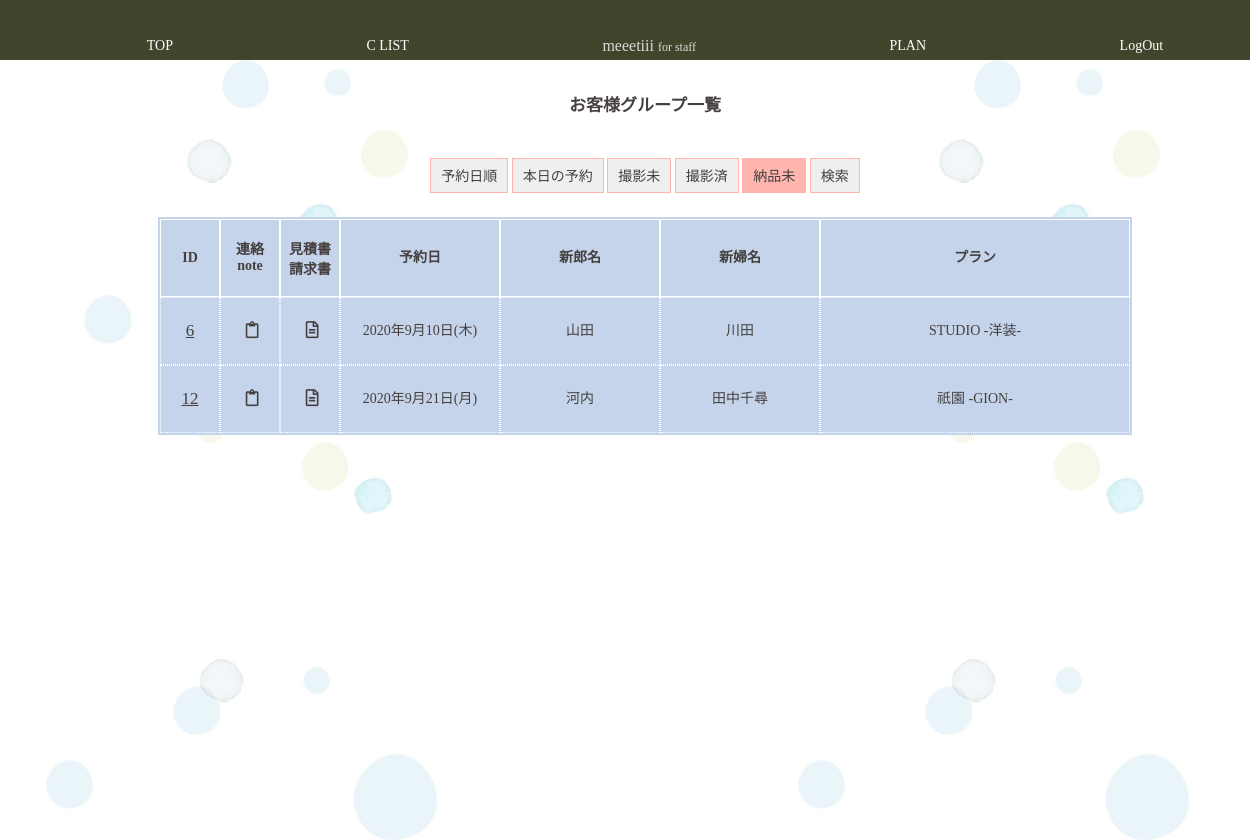
Page /staff/c_group_list_nd.php (signed in) on the committed database.
### tables this page shows
CREATE TABLE `customers` (
  `c_id` varchar(32) NOT NULL,
  `c_group_id` int(11) NOT NULL,
  `c_name` varchar(32) NOT NULL,
  `c_pass` varchar(64) NOT NULL,
  `c_mail` varchar(64) NOT NULL,
  `c_tell` varchar(11) NOT NULL,
  `c_zip` char(7) NOT NULL,
  `c_address` varchar(64) NOT NULL,
  `c_gender` tinyint(1) NOT NULL,
  `c_myphoto` tinyint(1) NOT NULL DEFAULT 0
);

CREATE TABLE `c_groups` (
  `c_group_id` int(11) NOT NULL,
  `p_id` int(11) NOT NULL,
  `reserve_day` date NOT NULL,
  `reserve_time` time NOT NULL,
  `estimate` tinyint(1) NOT NULL,
  `invoce` tinyint(1) NOT NULL,
  `payment` tinyint(1) NOT NULL,
  `d_product` tinyint(1) NOT NULL,
  `new_zip` char(7) NOT NULL,
  `new_address` varchar(64) NOT NULL,
  `before2days` tinyint(1) NOT NULL DEFAULT 0,
  `make_reh` tinyint(1) NOT NULL DEFAULT 0,
  `cos_fixed` tinyint(1) NOT NULL DEFAULT 0,
  `cos_fitting` tinyint(1) NOT NULL DEFAULT 0,
  `place_fixed` tinyint(1) NOT NULL DEFAULT 0,
  `s_id` varchar(32) NOT NULL,
  `limit_over` tinyint(1) NOT NULL
);

CREATE TABLE `plans` (
  `p_id` int(11) NOT NULL,
  `p_name` varchar(32) NOT NULL,
  `p_wear` varchar(32) NOT NULL
);

### class/meeting.class.php (called while the page is built, shortened)
<?php
class Meeting{
	public $pdo;
	public function __construct(){
		$host  = "localhost";
		$dbname= "meeting_app";
		$dbuser= "root";
		$dbpass= "";
		$dsn = "mysql:host={$host};dbname={$dbname};charset=utf8";
		$this->pdo = new PDO($dsn,$dbuser,$dbpass);
	}
	public function getGroomBrideGrouopAllDate() {
		$sql  ="SELECT groom.c_name AS g_name,bride.c_name AS b_name, ";
		$sql .="reserve_day,p_name,c_groups.c_group_id AS group_id,d_product,payment,limit_over ";
		$sql .="FROM customers AS groom,customers AS bride,c_groups,plans ";
		$sql .="WHERE c_groups.c_group_id=groom.c_group_id ";
		$sql .="AND c_groups.c_group_id=bride.c_group_id ";
		$sql .="AND c_groups.p_id=plans.p_id ";
		$sql .="AND groom.c_gender=0 AND bride.c_gender=1 ";
		$sql .="ORDER BY reserve_day";
		$row = $this->pdo->query($sql);
		return $row;
	}
}
?>

### staff/c_group_list_nd.php (the view, shortened to what this page needs)
<?php
function h($str) {
	return htmlspecialchars($str,ENT_QUOTES);
}
require_once("../class/meeting.class.php");
$obj =new Meeting();
$rows =$obj->getGroomBrideGrouopAllDate();
$today= date("Y-m-d");
?>
<?php require_once("header_for_staff.php"); ?>
		<main>
			<h1>お客様グループ一覧</h1>
			<section>
				<p><button class="sort_day_btn all_day"><a href="c_group_list.php">予約日順</a></button>
				<button class="sort_day_btn today"><a href="c_group_list_today.php">本日の予約</a></button>
				<button class="sort_day_btn feature_day"><a href="c_group_list_f.php">撮影未</a></button>
				<button class="sort_day_btn past_day"><a href="c_group_list_p.php">撮影済</a></button>
				<button class="sort_day_btn no_d activ_page_btn"><a href="">納品未</a></button>
				<button class="sort_day_btn no_d"><a href="c_group_list_serch.php">検索</a></button>
				</p>
				<div id="mainView" class="table-scroll">
					<table class="list c_gropup_list">
						<tr class="c_group_list_head">
							<th class="list_id_num"><p class="line_h_40">ID</p></th><th class="list_id_num"><p class="font_mini_no_padding">連絡<br>note</p></th><th class="list_id_num"><p class="font_mini_no_padding">見積書<br>請求書</p></th>
							<th class="list_r_day"><p class="line_h_40">予約日</p></th><th class="list_c_name"><p class="line_h_40">新郎名</p></th>
							<th class="list_c_name"><p class="line_h_40">新婦名</p></th><th class="list_p_name"><p class="line_h_40">プラン</p></th>
						</tr>
						<?php while($row=$rows->fetch(PDO::FETCH_ASSOC)): ?>
						<?php if($row["reserve_day"]<$today && $row["d_product"]==0): ?>
						<tr>
							<td class="list_id_num"><p><a href="c_group_each.php?group_id=<?php echo $row["group_id"];?>" ><?php echo $row["group_id"];?></a></p></td>
							<td class="list_id_num"><p><a href="../customer/c_board.php?group_id=<?php echo $row["group_id"];?>"><i class="far fa-clipboard"></i></a></p></td>
							<td class="list_id_num"><p><a href="../customer/c_paymentdata.php?group_id=<?php echo $row["group_id"];?>"><i class="far fa-file-alt"></i></a></p></td>
							<td class="list_r_day"><p><?php
								$reserve_day = $row["reserve_day"];
								$week = ["日","月","火","水","木","金","土"];
								$hi = date('w', strtotime($reserve_day));
								$youbi = $week[$hi];
								$rd =  date('Y年n月j日', strtotime($reserve_day))."(".$youbi.")";
								echo h($rd);
							?></p></td>
							<td class="list_c_name"><p><?php echo h($row["g_name"]); ?></p></td>
							<td class="list_c_name"><p><?php echo h($row["b_name"]); ?></p></td>
							<td class="list_p_name"><p><?php echo h($row["p_name"]); ?></p></td>
						</tr>
						<?php endif; ?>
						<?php endwhile; ?>
					</table>
				</div>
			</section>
		</main>
<?php require_once("footer_for_staffpage.php"); ?>

### css/style.css (style rules this page uses)
* { //border:1px red solid; }
html, body { height: 100%; }
body { width:100%; margin:auto; color: #45403f; font-family: 'Noto Serif JP', serif; }
main { width:100%; padding:20px; margin:auto; margin-bottom:60px; text-align:center; padding-top:80px; background: url(../image/demo.jpg) center top; background-size: contain; height: calc(100% - 60px); }
section { max-width:100%; margin:20px auto; }
section:last-child { padding-bottom:40px;; }
p, input { font-size:14px; }
a { font-size:12px; text-decoration:none; color: #45403f; display:block; }
i { margin-left:6px; margin-right:2px; }
h1 { font-size:17px; display:inline-block; text-align:center; }
span.font_mini_no_padding, .font_mini_no_padding { font-size:12px; padding:0; }
table { width:100%; max-width:100%; margin-bottom:20px; box-sizing:border-box; }
table tr { max-width:100%; display:flex; flex-direction:column; }
table tr th { text-align:left; }
tr th,tr td { padding:4px 0; }
table.list tr, table.p_list tr { display:flex; flex-direction:row; }
table.list th { border:solid 1px white; padding:4px; }
table.list td { border:dotted 1px white; padding:4px; line-height:30px; }
table.list td a { height:30px; }
.table-scroll { overflow: auto; white-space: nowrap; }
table.c_gropup_list { margin-bottom:0; }
.list_id_num a { text-decoration:underline; font-size:17px; }
.list_id_num { width:clamp(16px,10vw,50px); }
.list_p_name { width:clamp(140px,35vw,350px); }
table.c_gropup_list { background-color:#c5d4eb; }
table.c_gropup_list .list_id_num { width:50px; }
.list_p_btn, .list_r_day, .list_c_name { width:150px; }
table.c_gropup_list .list_p_name, table.c_gropup_list .list_board_notice { width:300px; }
button { margin-top:10px; margin-bottom:10px; }
.sort_day_btn { border:1px solid #ffb5ae; padding: 0 10px; height: 35px; }
.sort_day_btn a { font-size: 14px; text-decoration:none; }
.activ_page_btn { border:solid 1px #ffb5ae; background-color:#ffb5ae; }
.c_group_list_head th, td.c_group_list_head, .p_list th { text-align:center; }
.c_update_table, .c_g_check, .c_top, .login_table, .p_list, .list, .staff_add_table, .staff_update_table, .c_add_table, .c_group_add_table, .plan_add_table, .p_update_table, .c_group_each_table, .c_group_each_mg_table, .c_group_update_table { margin:auto; width: clamp(220px,80vw,600px); margin-bottom:20px; }
.font_mini_no_padding { font-size:clamp(12px,10px + .7vw,14px); padding:0; }
.line_h_40 { line-height:40px; }

### rows in the picture
customers: c_group.c_group_id "6", c_group.reserve_day "2020年9月10日(木)", c_name "山田", customers.c_name "川田", plans.p_name "STUDIO -洋装-"
customers: c_group.c_group_id "12", c_group.reserve_day "2020年9月21日(月)", c_name "河内", customers.c_name "田中千尋", plans.p_name "祇園 -GION-"
